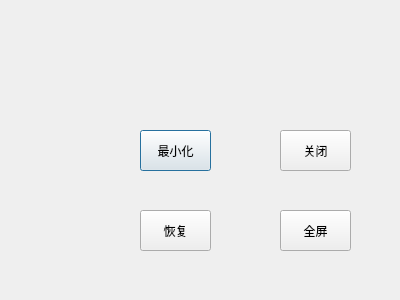
<?xml version="1.0" encoding="UTF-8"?>
<ui version="4.0">
 <class>Dialog</class>
 <widget class="QDialog" name="Dialog">
  <property name="geometry">
   <rect>
    <x>0</x>
    <y>0</y>
    <width>400</width>
    <height>300</height>
   </rect>
  </property>
  <property name="windowTitle">
   <string>Dialog</string>
  </property>
  <widget class="QPushButton" name="pushButton">
   <property name="geometry">
    <rect>
     <x>140</x>
     <y>130</y>
     <width>71</width>
     <height>41</height>
    </rect>
   </property>
   <property name="text">
    <string>最小化</string>
   </property>
  </widget>
  <widget class="QPushButton" name="pushButton_2">
   <property name="geometry">
    <rect>
     <x>280</x>
     <y>130</y>
     <width>71</width>
     <height>41</height>
    </rect>
   </property>
   <property name="text">
    <string>关闭</string>
   </property>
  </widget>
  <widget class="QPushButton" name="pushButton_3">
   <property name="geometry">
    <rect>
     <x>140</x>
     <y>210</y>
     <width>71</width>
     <height>41</height>
    </rect>
   </property>
   <property name="text">
    <string>恢复</string>
   </property>
  </widget>
  <widget class="QPushButton" name="pushButton_4">
   <property name="geometry">
    <rect>
     <x>280</x>
     <y>210</y>
     <width>71</width>
     <height>41</height>
    </rect>
   </property>
   <property name="text">
    <string>全屏</string>
   </property>
  </widget>
 </widget>
 <resources/>
 <connections>
  <connection>
   <sender>pushButton_2</sender>
   <signal>clicked()</signal>
   <receiver>Dialog</receiver>
   <slot>close()</slot>
   <hints>
    <hint type="sourcelabel">
     <x>319</x>
     <y>148</y>
    </hint>
    <hint type="destinationlabel">
     <x>264</x>
     <y>160</y>
    </hint>
   </hints>
  </connection>
  <connection>
   <sender>pushButton</sender>
   <signal>clicked()</signal>
   <receiver>Dialog</receiver>
   <slot>hide()</slot>
   <hints>
    <hint type="sourcelabel">
     <x>161</x>
     <y>150</y>
    </hint>
    <hint type="destinationlabel">
     <x>112</x>
     <y>151</y>
    </hint>
   </hints>
  </connection>
  <connection>
   <sender>pushButton_3</sender>
   <signal>clicked()</signal>
   <receiver>Dialog</receiver>
   <slot>showNormal()</slot>
   <hints>
    <hint type="sourcelabel">
     <x>186</x>
     <y>232</y>
    </hint>
    <hint type="destinationlabel">
     <x>86</x>
     <y>236</y>
    </hint>
   </hints>
  </connection>
  <connection>
   <sender>pushButton_4</sender>
   <signal>clicked()</signal>
   <receiver>Dialog</receiver>
   <slot>showFullScreen()</slot>
   <hints>
    <hint type="sourcelabel">
     <x>310</x>
     <y>230</y>
    </hint>
    <hint type="destinationlabel">
     <x>252</x>
     <y>239</y>
    </hint>
   </hints>
  </connection>
 </connections>
</ui>
